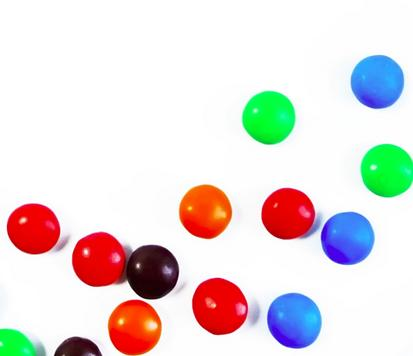
#> input picture Pillow/smarties2.jpg, 413 x 356 px
$ python enhancing.py
#> lines starting #> are read from the running program, lines starting #| are printed output that depends on the picture
from PIL import Image
from PIL import ImageEnhance
import matplotlib.pyplot as plt

img = Image.open('smarties2.jpg')
#> img is the input picture: PIL image 413x356 RGB; mean R, G, B 228.7, 220.3, 219
enhancer = ImageEnhance.Brightness(img)
images = []
for i in range(1, 10):
    temp = enhancer.enhance(i / 10)
    images.append(temp)
#> this loop made 9 passes
#> pass 1, `temp = enhancer.enhance(i / 10)`:
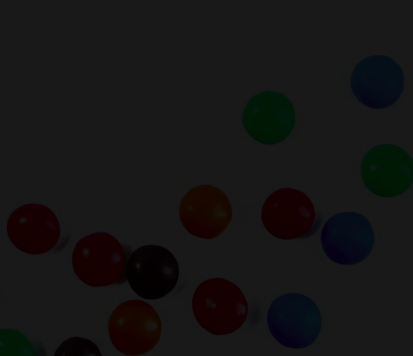
#> temp: PIL image 413x356 RGB; mean R, G, B 22.4, 21.6, 21.5
#> pass 2, `temp = enhancer.enhance(i / 10)`:
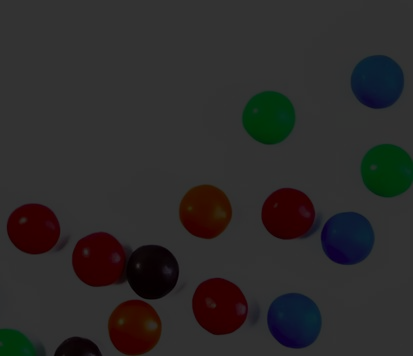
#> temp: PIL image 413x356 RGB; mean R, G, B 45.4, 43.8, 43.5
#> pass 3, `temp = enhancer.enhance(i / 10)`:
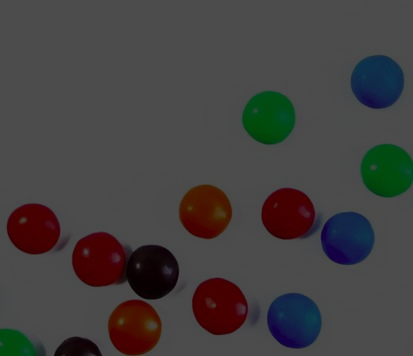
#> temp: PIL image 413x356 RGB; mean R, G, B 68.2, 65.7, 65.3
#> after the loop, images = 9 items

# [4 lines of commented-out code are left out]

plt.show()

frame = images[0]
contact_sheet = Image.new(frame.mode, (frame.width * 3, frame.height * 3))
#> contact_sheet: PIL image 1239x1068 RGB; every value is 0

x = 0
y = 0
for i in images:
    contact_sheet.paste(i, (x, y))
    if x + frame.width == contact_sheet.width:
        x = 0
        y += frame.height
    else:
        x += frame.width
#> this loop made 9 passes
#> (x, y) on passes 3, 6, 9: (0, 356), (0, 712), (0, 1068)
#> x on passes 1, 2, 4, 5, 7, 8: 413, 826, 413, 826, 413, 826
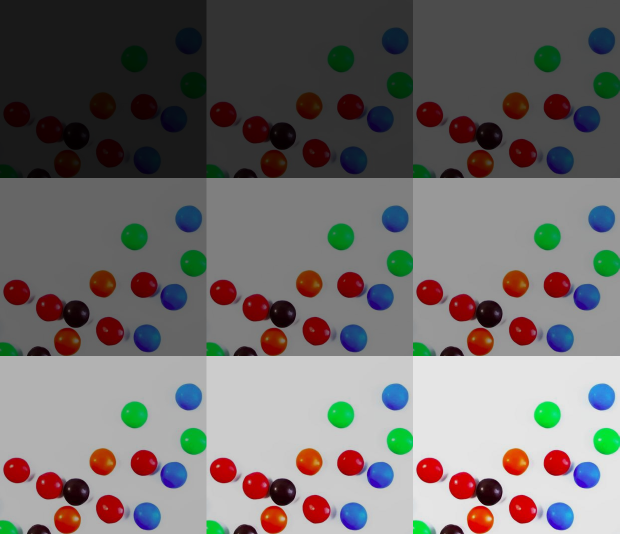
#> contact_sheet: PIL image 1239x1068 RGB (shown at 1/2 size); mean R, G, B 114, 109.8, 109.2
#> after the loop, x = 0; y = 1068

contact_sheet = contact_sheet.resize((int(contact_sheet.width / 2), int(contact_sheet.height / 2)))
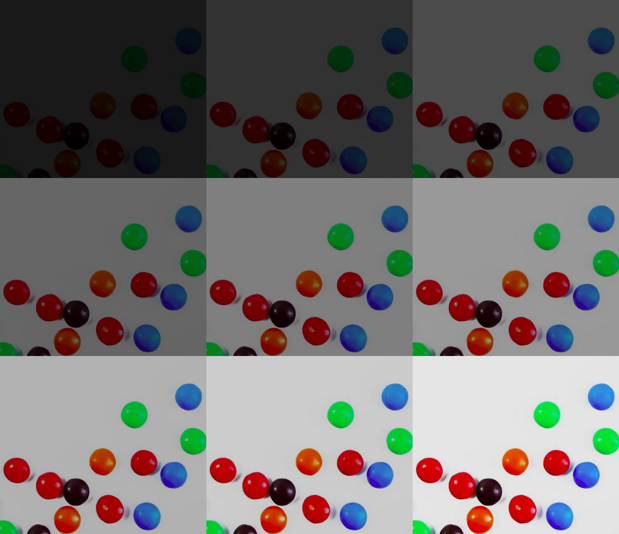
#> contact_sheet: PIL image 619x534 RGB; mean R, G, B 114, 109.8, 109.2
contact_sheet.show()
